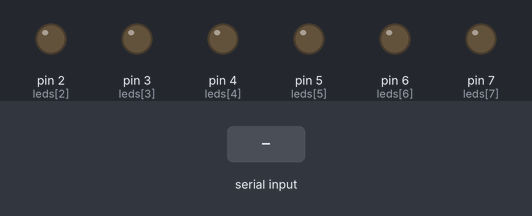
Simulated run of this sketch. Board: Arduino Uno, built with avr-gcc and run on an emulated ATmega328P. On the bench: output pins drawn as LEDs (lit = HIGH). Inputs (shaded band) come from the test bench.

Above: at 1.2 s.
1.3 s: "5\n" received over Serial
At 1.87 s:
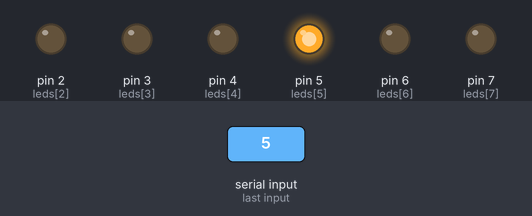
Timing chart, 0 to 4.3 s (numbered marks = the images above; inputs shaded):
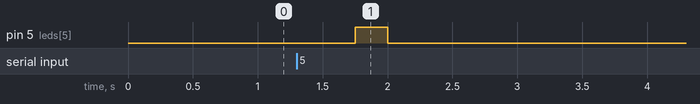

The sketch:

SE_Prog2_LEDControl.ino
```cpp
int leds[8] = {0, 1, 2, 3, 4, 5, 6, 7};

void setup() {
  // put your setup code here, to run once:
  for (int x=1; x<8; x++){
    pinMode(leds[x], OUTPUT);
  }

  Serial.begin(9600);
  Serial.setTimeout(250);
}

int v;

void loop() {
  // put your main code here, to run repeatedly:
  limpiar();

  if(Serial.available()>0){
    v = Serial.readString().toInt(); //0 - 7
    digitalWrite(leds[v], 1);
  }

  delay(250);

}

void limpiar(){
  for (int x=0; x<8; x++){
    digitalWrite(leds[x],0);
  }
}
```

Measured:
- after the input at 1.3 s, pin 5 (leds[5]): LOW → HIGH after 0.45 s, → LOW 0.25 s later
